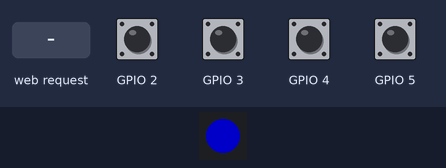
The sketch below on a simulated Seeed XIAO ESP32-C3. Parts: 1 RGB LEDs in strip order, left to right. Inputs (shaded band) come from the test bench; at power-on: GPIO 2–5 HIGH. Dim RGB values are drawn brighter than linear; WiFi joins after 1.5 s; servers stay silent unless stated; the strip is taken to match the declared colour order; EEPROM starts erased; USB keyboard and mouse output is not drawn. At 10.7 s the program puts the board to deep sleep or switches it off; the recording ends there.

Above: at 1.2 s.
1.3 s: GPIO 3 pulled LOW for 0.15 s
At 1.4 s:
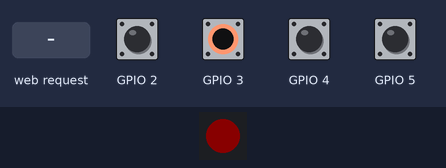
3.0 s: GPIO 2 pulled LOW for 0.15 s
At 3.1 s:
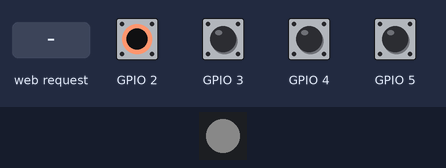
4.7 s: GPIO 5 pulled LOW for 0.15 s
At 4.8 s:
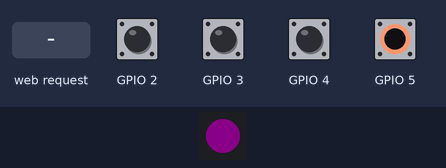
6.4 s: GPIO 4 pulled LOW for 0.15 s
At 6.5 s:
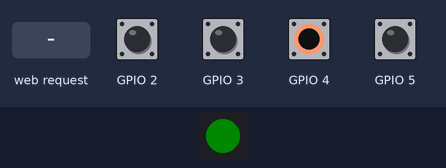
8.1 s: GPIO 2 pulled LOW for 1 s
At 10.4 s:
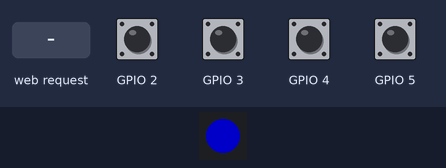
10.7 s: HTTP request GET / received
Timing chart, 0 to 10.7 s (numbered marks = the images above; inputs shaded):
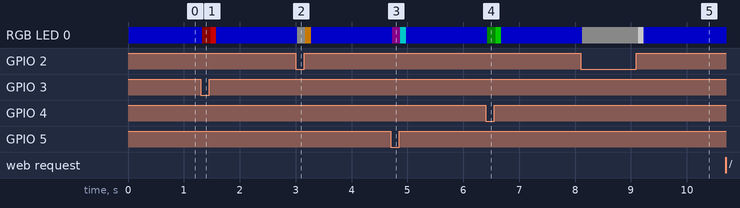

Measured:
- after the input at 1.3 s, RGB LED 0: RGB(0, 0, 100) → RGB(10, 0, 0) at once, → RGB(100, 0, 0) 0.15 s later, → RGB(0, 0, 100) 0.10 s later
- after the input at 3.0 s, RGB LED 0: RGB(0, 0, 100) → RGB(10, 10, 10) at once, → RGB(100, 60, 0) 0.15 s later, → RGB(0, 0, 100) 0.10 s later
- after the input at 4.7 s, RGB LED 0: RGB(0, 0, 100) → RGB(10, 0, 10) at once, → RGB(0, 100, 100) 0.15 s later, → RGB(0, 0, 100) 0.10 s later
- after the input at 6.4 s, RGB LED 0: RGB(0, 0, 100) → RGB(0, 10, 0) at once, → RGB(0, 100, 0) 0.15 s later, → RGB(0, 0, 100) 0.10 s later
- after the input at 8.1 s, RGB LED 0: RGB(0, 0, 100) → RGB(10, 10, 10) at once, → RGB(100, 100, 100) 1.0 s later, → RGB(0, 0, 100) 0.10 s later
- after the input at 10.7 s, every drawn part: stays the same

The sketch:

DaTurn.ino
```cpp
/*
 * DaTurn – BLE-Fußschalter + Behringer-XR18-Fernsteuerung (AirTurn-Umbau, 4 Pedale)
 * Für Seeed Studio XIAO ESP32C3
 *
 * Pedal-Belegung (von links nach rechts):
 *   1 (D0): Umschalter Mixer-Kanal A <-> B       (OSC an XR18 über WLAN)
 *   2 (D1): Pfeil links                          (BLE-Tastatur)
 *   3 (D2): Pfeil rechts                         (BLE-Tastatur)
 *   4 (D3): Mute/Unmute des gewählten Kanals     (OSC an XR18 über WLAN)
 *
 * Konfiguration per Handy: http://daturn.local bzw. IP des ESP im XR18-WLAN.
 * Fallback-Access-Point "DaTurn-Setup" (Passwort: daturn4444, Seite: http://4.4.4.4),
 * wenn das konfigurierte WLAN nicht erreichbar ist oder Pedal 4 beim Einschalten
 * gehalten wird.
 *
 * Benötigte Bibliotheken (Details siehe README.md):
 *   - ESP32-BLE-Keyboard (T-vK), esp32-Core 2.0.17 (Core 3.x bootloopt, siehe README)
 *   - Adafruit NeoPixel
 */

#include <BleKeyboard.h>
#include <Adafruit_NeoPixel.h>
#include <WiFi.h>
#include <WiFiUdp.h>
#include <WebServer.h>
#include <DNSServer.h>
#include <ESPmDNS.h>
#include <Preferences.h>
#include <esp_sleep.h>
#include <driver/gpio.h>

#define DEBUG_MODE      0

// ---------- Werkseinstellungen (per Weboberfläche änderbar, in NVS gespeichert) ----------
#define DEF_WIFI_SSID   "XR18-19-1B-07"  // SSID des XR18 (Access-Point-Modus) bzw. des Band-Routers
#define DEF_WIFI_PASS   ""               // XR18-AP ist ab Werk offen; im Client-Modus: WLAN-Passwort
#define DEF_XR18_IP     "192.168.1.1"    // im AP-Modus hat das XR18 immer 192.168.1.1
#define DEF_CH_A        1                // Mixer-Kanal A (1..16), z. B. Instrument 1
#define DEF_CH_B        2                // Mixer-Kanal B (1..16), z. B. Instrument 2
#define DEF_BT_NAME     "DaTurn2"        // Bluetooth-Gerätename (per Weboberfläche änderbar)
#define DEF_LABEL_A     "A"              // Anzeige-Zeichen Kanal A (A-Z, 0-9)
#define DEF_LABEL_B     "B"              // Anzeige-Zeichen Kanal B (A-Z, 0-9)

#define XR18_PORT       10024            // OSC-Port der X-AIR-Serie (X32 nutzt 10023)
#define XREMOTE_MS      8000             // /xremote hält ~10 s – rechtzeitig erneuern

// ---------- Setup-Access-Point (Fallback / Ersteinrichtung) ----------
#define AP_SSID         "DaTurn-Setup"
#define AP_PASS         "daturn4444"
#define STA_TIMEOUT_MS  30000            // WLAN nach 30 s nicht da -> Setup-AP zusätzlich starten
#define STA_RETRY_MS    120000           // im AP-Modus: WLAN-Versuch nur noch alle 2 min

#ifndef DATURN_BUILD
#define DATURN_BUILD    "dev"            // wird im CI-Build mit der Versionsnummer belegt
#endif
// Merk-IP des Setup-AP. Achtung: 4.4.4.4 ist eigentlich eine öffentliche Adresse –
// falls die Seite am Handy nicht lädt, mobile Daten kurz ausschalten (sonst schickt
// das Handy die Anfrage u. U. übers Mobilfunknetz ins Internet statt an den ESP).
const IPAddress AP_IP(4, 4, 4, 4);
const IPAddress AP_MASK(255, 255, 255, 0);

// ---------- Pins (GPIO-Nummern, XIAO-Beschriftung im Kommentar) ----------
#define RGBW_PIN        10                      // D10 – DIN der RGBW-LED
#define NUM_PIXELS      1

// ---------- Verhalten ----------
#define DEBOUNCE_MS     25                      // Entprellzeit der Pedale
#define FLASH_MS        100                     // heller LED-Blitz beim Auslösen (wie Original)
#define IDLE_SLEEP_MS   (30UL * 60UL * 1000UL)  // Deep Sleep nach 30 min ohne Pedaldruck (0 = nie)

enum PedalAction : uint8_t { ACTION_KEY, ACTION_CH_SWITCH, ACTION_MUTE_TOGGLE };

struct Pedal {
  uint8_t     pin;                        // GPIO
  PedalAction action;
  uint8_t     key;                        // nur bei ACTION_KEY
  const char *name;
  uint8_t     dimR, dimG, dimB, dimW;     // LED-Farbe solange gehalten (Original: Helligkeit 10)
  bool        pressed;                    // entprellter Zustand
  bool        lastReading;                // letzter Rohwert
  uint32_t    lastChangeMs;               // Zeitpunkt der letzten Rohwert-Änderung
};

// XIAO ESP32C3: D0=GPIO2, D1=GPIO3, D2=GPIO4, D3=GPIO5.
// Beim ESP32-C3 können nur GPIO0–5 aus dem Deep Sleep wecken – deshalb genau diese vier.
// Achtung: GPIO2 (D0) ist ein Strapping-Pin – dieses Pedal beim Einschalten nicht gedrückt halten.
Pedal pedals[] = {
  { 2, ACTION_CH_SWITCH,   0,               "ChSwitch",  0,  0, 0, 10, false, false, 0 },  // D0, ganz links
  { 3, ACTION_KEY,         KEY_LEFT_ARROW,  "Left",     10,  0, 0,  0, false, false, 0 },  // D1
  { 4, ACTION_KEY,         KEY_RIGHT_ARROW, "Right",     0, 10, 0,  0, false, false, 0 },  // D2
  { 5, ACTION_MUTE_TOGGLE, 0,               "Mute",     10,  0, 10, 0, false, false, 0 },  // D3, ganz rechts
};
const size_t PEDAL_COUNT = sizeof(pedals) / sizeof(pedals[0]);

struct Config {
  String  ssid;
  String  pass;
  String  xr18Ip;
  uint8_t ch1;
  uint8_t ch2;
  String  btName;
  String  labA;
  String  labB;
} cfg;

// Ein Zeichen A-Z/0-9, sonst Standardwert
String sanitizeLabel(String s, const char *def) {
  s.trim();
  s.toUpperCase();
  if (s.length() > 0) {
    const char c = s[0];
    if ((c >= 'A' && c <= 'Z') || (c >= '0' && c <= '9')) return String(c);
  }
  return String(def);
}

String chLabel(uint8_t idx) { return idx == 0 ? cfg.labA : cfg.labB; }

BleKeyboard bleKeyboard("DaTurn", "DPommranz", 100);
Adafruit_NeoPixel pixels(NUM_PIXELS, RGBW_PIN, NEO_RGBW + NEO_KHZ800);
WiFiUDP udp;
WebServer server(80);
DNSServer dnsServer;
Preferences prefs;

RTC_DATA_ATTR uint8_t selectedCh = 0;     // 0 = Kanal A, 1 = Kanal B; überlebt den Deep Sleep
bool chMuted[2] = { true, true };         // lokales Abbild von /ch/xx/mix/on (wird vom Mixer synchronisiert)

uint32_t currentColor   = 0xFFFFFFFF;     // ungültig → erzwingt erstes LED-Update
uint32_t flashUntilMs   = 0;
uint8_t  flashR, flashG, flashB, flashW;
uint32_t lastActivityMs = 0;
uint32_t lastXremoteMs  = 0;
bool     apActive       = false;
uint32_t lastStaTryMs   = 0;
bool     staTrying      = false;

uint8_t mixerChannel(uint8_t idx) { return idx == 0 ? cfg.ch1 : cfg.ch2; }

// ---------- Konfiguration (NVS) ----------

void loadConfig() {
  prefs.begin("daturn", true);
  cfg.ssid   = prefs.getString("ssid", DEF_WIFI_SSID);
  cfg.pass   = prefs.getString("pass", DEF_WIFI_PASS);
  cfg.xr18Ip = prefs.getString("ip",   DEF_XR18_IP);
  cfg.ch1    = prefs.getUChar("ch1", DEF_CH_A);
  cfg.ch2    = prefs.getUChar("ch2", DEF_CH_B);
  cfg.btName = prefs.getString("btname", DEF_BT_NAME);
  cfg.labA   = sanitizeLabel(prefs.getString("labA", DEF_LABEL_A), DEF_LABEL_A);
  cfg.labB   = sanitizeLabel(prefs.getString("labB", DEF_LABEL_B), DEF_LABEL_B);
  prefs.end();
}

void saveConfig() {
  prefs.begin("daturn", false);
  prefs.putString("ssid", cfg.ssid);
  prefs.putString("pass", cfg.pass);
  prefs.putString("ip",   cfg.xr18Ip);
  prefs.putUChar("ch1", cfg.ch1);
  prefs.putUChar("ch2", cfg.ch2);
  prefs.putString("btname", cfg.btName);
  prefs.putString("labA", cfg.labA);
  prefs.putString("labB", cfg.labB);
  prefs.end();
}

// ---------- LED ----------

void setLed(uint8_t r, uint8_t g, uint8_t b, uint8_t w = 0) {
  const uint32_t c = pixels.Color(r, g, b, w);
  if (c == currentColor) return;          // nur bei Änderung wirklich senden
  currentColor = c;
  pixels.setPixelColor(0, c);
  pixels.show();
}

void flash(uint8_t r, uint8_t g, uint8_t b, uint8_t w, uint32_t now) {
  flashR = r; flashG = g; flashB = b; flashW = w;
  flashUntilMs = now + FLASH_MS;
}

// LED-Logik wie im Original (TTGO-Version):
//   - heller Blitz (Helligkeit 100) für 100 ms beim Auslösen
//   - gedimmte Pedalfarbe (Helligkeit 10) solange ein Pedal gehalten wird
//   - Blau 255 im 500-ms-Takt blinkend, solange BLE nicht verbunden ist
//   - Blau 100 dauerhaft im verbundenen Leerlauf
void updateLed(uint32_t now, bool bleConnected) {
  if (now < flashUntilMs) {
    setLed(flashR, flashG, flashB, flashW);
    return;
  }
  for (size_t i = 0; i < PEDAL_COUNT; i++) {
    if (pedals[i].pressed) {
      setLed(pedals[i].dimR, pedals[i].dimG, pedals[i].dimB, pedals[i].dimW);
      return;
    }
  }
  if (!bleConnected) {
    if ((now / 500) % 2 == 0) setLed(0, 0, 255);
    else                      setLed(0, 0, 0);
  } else {
    setLed(0, 0, 100);
  }
}

// ---------- OSC (minimal, ohne Zusatzbibliothek) ----------

size_t oscPad(uint8_t *buf, size_t len) {
  do { buf[len++] = 0; } while (len % 4);
  return len;
}

// value == nullptr → Abfrage (Message ohne Argument), sonst Int-Argument
void oscSend(const char *addr, const int32_t *value) {
  uint8_t buf[64];
  size_t len = strlen(addr);
  memcpy(buf, addr, len);
  len = oscPad(buf, len);
  buf[len++] = ',';
  if (value) buf[len++] = 'i';
  len = oscPad(buf, len);
  if (value) {
    buf[len++] = (*value >> 24) & 0xFF;
    buf[len++] = (*value >> 16) & 0xFF;
    buf[len++] = (*value >>  8) & 0xFF;
    buf[len++] =  *value        & 0xFF;
  }
  udp.beginPacket(cfg.xr18Ip.c_str(), XR18_PORT);
  udp.write(buf, len);
  udp.endPacket();
}

void chOnAddress(char *out, uint8_t ch) {
  sprintf(out, "/ch/%02u/mix/on", ch);
}

// /ch/xx/mix/on: 1 = Kanal an, 0 = gemutet
void sendChOn(uint8_t chIdx, bool on) {
  char addr[20];
  chOnAddress(addr, mixerChannel(chIdx));
  const int32_t v = on ? 1 : 0;
  oscSend(addr, &v);
  if (DEBUG_MODE) { Serial.print(addr); Serial.println(on ? " 1" : " 0"); }
}

// Antworten/Updates des Mixers einlesen und lokalen Mute-Zustand synchron halten
// (falls z. B. am Tablet gemutet wird)
void oscPoll() {
  while (udp.parsePacket() > 0) {
    uint8_t buf[128];
    const int n = udp.read(buf, sizeof(buf) - 1);
    if (n <= 0) continue;
    buf[n] = 0;
    const char *addr = (const char *)buf;

    for (uint8_t i = 0; i < 2; i++) {
      char expect[20];
      chOnAddress(expect, mixerChannel(i));
      if (strcmp(addr, expect) != 0) continue;

      size_t p = strlen(addr) + 1;
      while (p % 4) p++;                       // Padding des Adressteils überspringen
      if (p + 8 <= (size_t)n && buf[p] == ',' && buf[p + 1] == 'i') {
        const size_t v = p + 4;
        const int32_t on = ((int32_t)buf[v] << 24) | ((int32_t)buf[v + 1] << 16) |
                           ((int32_t)buf[v + 2] << 8) | buf[v + 3];
        chMuted[i] = (on == 0);
        if (DEBUG_MODE) { Serial.print(expect); Serial.print(" -> "); Serial.println(on); }
      }
    }
  }
}

void oscTick(uint32_t now) {
  if (WiFi.status() != WL_CONNECTED) return;
  if (now - lastXremoteMs >= XREMOTE_MS || lastXremoteMs == 0) {
    lastXremoteMs = now;
    oscSend("/xremote", nullptr);              // Updates abonnieren (hält ~10 s)
    for (uint8_t i = 0; i < 2; i++) {          // Zustände zusätzlich aktiv abfragen
      char addr[20];
      chOnAddress(addr, mixerChannel(i));
      oscSend(addr, nullptr);
    }
  }
  oscPoll();
}

// ---------- Pedal-Aktionen ----------

void triggerPedal(Pedal &p, uint32_t now) {
  switch (p.action) {

    case ACTION_KEY:
      if (!bleKeyboard.isConnected()) return;
      bleKeyboard.write(p.key);
      // heller Blitz in der Pedalfarbe, wie im Original
      flash(p.dimR * 10, p.dimG * 10, p.dimB * 10, p.dimW * 10, now);
      if (DEBUG_MODE) { Serial.print(p.name); Serial.println(" arrow sent"); }
      break;

    case ACTION_CH_SWITCH:
      if (WiFi.status() != WL_CONNECTED) return;
      sendChOn(selectedCh, false);             // verlassenen Kanal sicherheitshalber muten
      chMuted[selectedCh] = true;
      selectedCh ^= 1;
      // Blitz zeigt die neue Auswahl: Weiß = Kanal A, Gelb = Kanal B
      if (selectedCh == 0) flash(0, 0, 0, 100, now);
      else                 flash(100, 60, 0, 0, now);
      if (DEBUG_MODE) { Serial.print("Selected channel "); Serial.println(selectedCh == 0 ? "A" : "B"); }
      break;

    case ACTION_MUTE_TOGGLE: {
      if (WiFi.status() != WL_CONNECTED) return;
      const bool muteNow = !chMuted[selectedCh];
      sendChOn(selectedCh, !muteNow);
      chMuted[selectedCh] = muteNow;
      // Blitz: Violett = gemutet, Türkis = wieder an
      if (muteNow) flash(100, 0, 100, 0, now);
      else         flash(0, 100, 100, 0, now);
      break;
    }
  }
}

// ---------- Weboberfläche ----------

String htmlEscape(const String &s) {
  String out;
  out.reserve(s.length());
  for (size_t i = 0; i < s.length(); i++) {
    switch (s[i]) {
      case '&':  out += "&amp;";  break;
      case '<':  out += "&lt;";   break;
      case '>':  out += "&gt;";   break;
      case '"':  out += "&quot;"; break;
      default:   out += s[i];
    }
  }
  return out;
}

void handleRoot() {
  lastActivityMs = millis();

  String wifiState = (WiFi.status() == WL_CONNECTED)
    ? "verbunden mit " + htmlEscape(WiFi.SSID()) + " (" + WiFi.localIP().toString() + ")"
    : "nicht verbunden";
  if (apActive) wifiState += " – Setup-AP aktiv";

  String h;
  h.reserve(3000);
  h += F("<!DOCTYPE html><html lang='de'><head><meta charset='utf-8'>"
         "<meta name='viewport' content='width=device-width,initial-scale=1'>"
         "<title>DaTurn Setup</title><style>"
         "body{font-family:system-ui,sans-serif;margin:0;background:#111;color:#eee}"
         "main{max-width:26rem;margin:0 auto;padding:1rem}"
         "h1{font-size:1.4rem}h2{font-size:1rem;margin-top:1.5rem}"
         ".card{background:#1d1d1f;border-radius:12px;padding:1rem;margin:.8rem 0}"
         "label{display:block;margin:.7rem 0 .2rem;font-size:.9rem;color:#aaa}"
         "input{width:100%;box-sizing:border-box;font-size:1.1rem;padding:.6rem;"
         "border-radius:8px;border:1px solid #444;background:#2a2a2d;color:#eee}"
         "button{width:100%;margin-top:1.2rem;font-size:1.1rem;padding:.8rem;"
         "border-radius:8px;border:0;background:#2563eb;color:#fff}"
         ".st td{padding:.15rem .5rem .15rem 0;font-size:.95rem}"
         "</style></head><body><main><h1>DaTurn</h1>");

  h += F("<div class='card'><h2 style='margin-top:0'>Status</h2><table class='st'>");
  h += "<tr><td>WLAN</td><td>" + wifiState + "</td></tr>";
  h += String("<tr><td>BLE</td><td>") + (bleKeyboard.isConnected() ? "verbunden" : "nicht verbunden") + "</td></tr>";
  h += "<tr><td>Gew&auml;hlt</td><td>Kanal " + htmlEscape(chLabel(selectedCh)) +
       " (Mixer-Kanal " + String(mixerChannel(selectedCh)) + ")</td></tr>";
  h += "<tr><td>Mute</td><td>" + htmlEscape(cfg.labA) + ": " + (chMuted[0] ? "stumm" : "an") +
       " &middot; " + htmlEscape(cfg.labB) + ": " + (chMuted[1] ? "stumm" : "an") + "</td></tr>";
  h += "<tr><td>Firmware</td><td>" DATURN_BUILD "</td></tr>";
  h += F("</table></div>");

  h += F("<form method='POST' action='/save'><div class='card'>"
         "<h2 style='margin-top:0'>WLAN / Mixer</h2>");
  h += "<label>WLAN-Name (SSID)</label><input name='ssid' value='" + htmlEscape(cfg.ssid) + "'>";
  h += "<label>WLAN-Passwort (leer = offen)</label><input name='pass' value='" + htmlEscape(cfg.pass) + "'>";
  h += "<label>XR18-IP-Adresse</label><input name='ip' value='" + htmlEscape(cfg.xr18Ip) + "'>";
  h += F("</div><div class='card'><h2 style='margin-top:0'>Kan&auml;le</h2>");
  h += "<label>Mixer-Kanal A</label><input name='ch1' type='number' min='1' max='16' value='" + String(cfg.ch1) + "'>";
  h += "<label>Anzeige-Zeichen Kanal A (A&ndash;Z, 0&ndash;9)</label><input name='la' maxlength='1' value='" + htmlEscape(cfg.labA) + "'>";
  h += "<label>Mixer-Kanal B</label><input name='ch2' type='number' min='1' max='16' value='" + String(cfg.ch2) + "'>";
  h += "<label>Anzeige-Zeichen Kanal B (A&ndash;Z, 0&ndash;9)</label><input name='lb' maxlength='1' value='" + htmlEscape(cfg.labB) + "'>";
  h += F("</div><div class='card'><h2 style='margin-top:0'>Bluetooth</h2>");
  h += "<label>Ger&auml;tename (nach &Auml;nderung neu koppeln)</label><input name='btname' maxlength='20' value='" + htmlEscape(cfg.btName) + "'>";
  h += F("</div><button type='submit'>Speichern &amp; Neustart</button></form>"
         "</main></body></html>");

  server.send(200, "text/html", h);
}

void handleSave() {
  lastActivityMs = millis();

  cfg.ssid   = server.arg("ssid");
  cfg.pass   = server.arg("pass");
  cfg.xr18Ip = server.arg("ip");
  cfg.ch1    = constrain(server.arg("ch1").toInt(), 1, 16);
  cfg.ch2    = constrain(server.arg("ch2").toInt(), 1, 16);
  String bn  = server.arg("btname");
  bn.trim();
  if (bn.length() == 0) bn = DEF_BT_NAME;
  if (bn.length() > 20) bn = bn.substring(0, 20);
  cfg.btName = bn;
  cfg.labA   = sanitizeLabel(server.arg("la"), DEF_LABEL_A);
  cfg.labB   = sanitizeLabel(server.arg("lb"), DEF_LABEL_B);
  saveConfig();

  server.send(200, "text/html",
    F("<!DOCTYPE html><html lang='de'><head><meta charset='utf-8'>"
      "<meta name='viewport' content='width=device-width,initial-scale=1'></head>"
      "<body style='font-family:system-ui;background:#111;color:#eee;text-align:center;padding-top:3rem'>"
      "<h1>Gespeichert</h1><p>DaTurn startet neu &ndash; danach ggf. neu verbinden.</p></body></html>"));
  delay(500);
  ESP.restart();
}

void startAp() {
  if (apActive) return;
  WiFi.mode(WIFI_AP_STA);
  WiFi.softAP(AP_SSID, AP_PASS);
  delay(100);                                  // DHCP-Server erst nach softAP() umkonfigurieren
  WiFi.softAPConfig(AP_IP, AP_IP, AP_MASK);
  apActive = true;
  // Captive Portal: alle DNS-Anfragen auf uns umleiten – das Handy erkennt
  // ein Anmeldeportal und öffnet die Konfig-Seite automatisch (wie bei WLED)
  dnsServer.start(53, "*", AP_IP);
  // Dauerndes STA-Scannen legt den eigenen AP lahm (Handy kann sich nicht
  // verbinden) – ab jetzt nur noch dosierte Einzelversuche über manageSta()
  WiFi.setAutoReconnect(false);
  WiFi.disconnect();
  staTrying = false;
  if (DEBUG_MODE) { Serial.print("Setup-AP: "); Serial.println(WiFi.softAPIP()); }
}

// Im Setup-AP-Betrieb: konfiguriertes WLAN nur alle 2 min einmal probieren –
// und gar nicht, solange ein Gerät am Setup-AP hängt oder BLE verbunden ist
// (der WLAN-Scan wirft sonst laufende Bluetooth-Kopplungen aus der Kurve)
void manageSta(uint32_t now) {
  if (!apActive || WiFi.status() == WL_CONNECTED || cfg.ssid.length() == 0) return;

  if (WiFi.softAPgetStationNum() > 0 || bleKeyboard.isConnected()) {
    if (staTrying) {
      WiFi.disconnect();
      staTrying = false;
    }
    return;
  }
  if (now - lastStaTryMs >= STA_RETRY_MS) {
    lastStaTryMs = now;
    staTrying = true;
    WiFi.begin(cfg.ssid.c_str(), cfg.pass.c_str());
  }
}

// ---------- Deep Sleep ----------

void goToSleep() {
  if (DEBUG_MODE) Serial.println("Idle – entering deep sleep");
  setLed(0, 0, 0);
  bleKeyboard.end();
  WiFi.disconnect(true);

  uint64_t mask = 0;
  for (size_t i = 0; i < PEDAL_COUNT; i++) {
    mask |= 1ULL << pedals[i].pin;
    gpio_sleep_set_pull_mode((gpio_num_t)pedals[i].pin, GPIO_PULLUP_ONLY);
  }
  esp_deep_sleep_enable_gpio_wakeup(mask, ESP_GPIO_WAKEUP_GPIO_LOW);
  esp_deep_sleep_start();                      // Aufwachen = Neustart ab setup()
}

// ---------- Setup / Loop ----------

void setup() {
  Serial.begin(115200);
  if (DEBUG_MODE) Serial.println("DaTurn (XIAO ESP32C3) starting");

  loadConfig();

  for (size_t i = 0; i < PEDAL_COUNT; i++) {
    pinMode(pedals[i].pin, INPUT_PULLUP);
  }
  delay(10);
  // Pedal 4 (ganz rechts) beim Einschalten gehalten -> Setup-AP sofort starten
  const bool forceAp = (digitalRead(pedals[PEDAL_COUNT - 1].pin) == LOW);

  pixels.begin();
  pixels.clear();
  pixels.show();

  bleKeyboard.setName(std::string(cfg.btName.c_str()));
  bleKeyboard.begin();

  WiFi.mode(WIFI_STA);
  // Das XR18 kann im Access-Point-Modus nur WEP - der ESP32 lehnt WEP-Netze
  // standardmaessig ab (Mindestsicherheit WPA2), deshalb hier absenken
  WiFi.setMinSecurity(WIFI_AUTH_WEP);
  WiFi.setAutoReconnect(true);
  if (cfg.ssid.length() > 0) {
    WiFi.begin(cfg.ssid.c_str(), cfg.pass.c_str());  // nicht blockierend
  }
  if (forceAp || cfg.ssid.length() == 0) startAp();
  udp.begin(XR18_PORT);

  server.on("/", HTTP_GET, handleRoot);
  server.on("/save", HTTP_POST, handleSave);
  // Unbekannte URLs (auch die Connectivity-Checks der Handys) absolut auf die
  // Konfig-Seite umleiten – dadurch springt die "Netzwerkanmeldeseite" an
  server.onNotFound([]() {
    server.sendHeader("Location", "http://4.4.4.4/");
    server.send(302);
  });
  server.begin();
  MDNS.begin("daturn");                        // -> http://daturn.local
  MDNS.addService("http", "tcp", 80);

  lastActivityMs = millis();
}

void loop() {
  const uint32_t now = millis();

  // --- Pedale einlesen: entprellt, nicht blockierend ---
  for (size_t i = 0; i < PEDAL_COUNT; i++) {
    Pedal &p = pedals[i];
    const bool reading = (digitalRead(p.pin) == LOW);

    if (reading != p.lastReading) {
      p.lastReading  = reading;
      p.lastChangeMs = now;
    }
    if ((now - p.lastChangeMs) >= DEBOUNCE_MS && reading != p.pressed) {
      p.pressed = reading;
      lastActivityMs = now;
      if (!p.pressed) triggerPedal(p, now);    // Auslösen beim Loslassen, wie im Original
    }
  }

  // Konfiguriertes WLAN dauerhaft nicht erreichbar -> Setup-AP zusätzlich anbieten
  if (!apActive && WiFi.status() != WL_CONNECTED && now >= STA_TIMEOUT_MS) startAp();
  manageSta(now);

  if (apActive) dnsServer.processNextRequest();
  server.handleClient();
  oscTick(now);
  updateLed(now, bleKeyboard.isConnected());

#if IDLE_SLEEP_MS > 0
  // Nicht einschlafen, solange jemand auf dem Setup-AP hängt
  if ((now - lastActivityMs) >= IDLE_SLEEP_MS &&
      (!apActive || WiFi.softAPgetStationNum() == 0)) {
    goToSleep();
  }
#endif

  delay(2);
}
```
